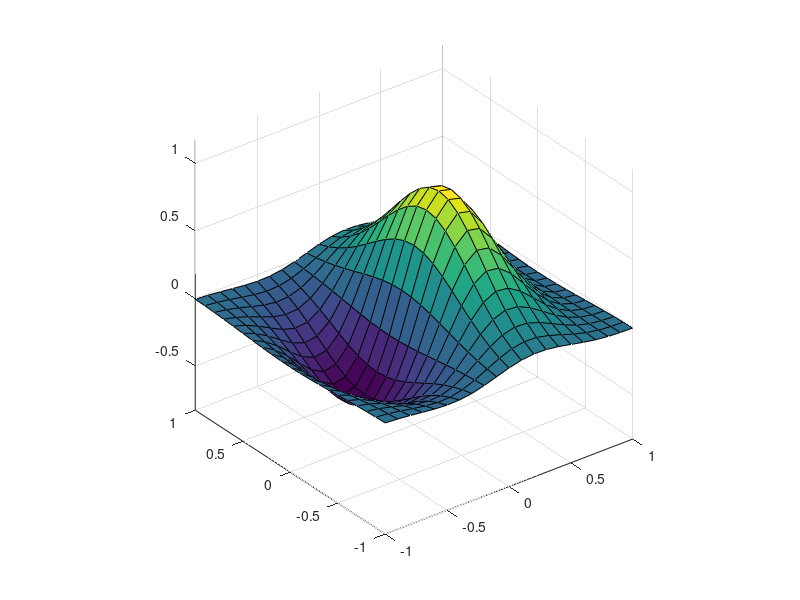

This figure's MATLAB source: (Note: this script raises an error after producing the figure.)
function week2main
f=@(x,y) (10.^-((x.^2)+y.^2)).*cos(pi.*x-pi./3); % Make up an interesting function
col=0; % initialize column loop counter
for x=-1.0:0.1:1 % loop over all the columns
    col=col+1;
    row=0; % initialize row loop counter
    for y=-1:0.1:1 % loop over all the rows
        row=row+1;
        XX(row,col)=x; % array storing the x-coord at each grid point
        YY(row,col)=y; % array storing the Y-coord at each grid point
        ZZ(row,col)=f(x,y); % array storing the value of the function
    end
end
figure(1);
surf(XX,YY,ZZ);
axis equal;

%begin to calculate the gradient vector of the function
h=0.001;
[dfdx,dfdy]=pder(f,XX,h,YY,h);

figure(2);
quiver(dfdx,dfdy);
axis equal;

end
